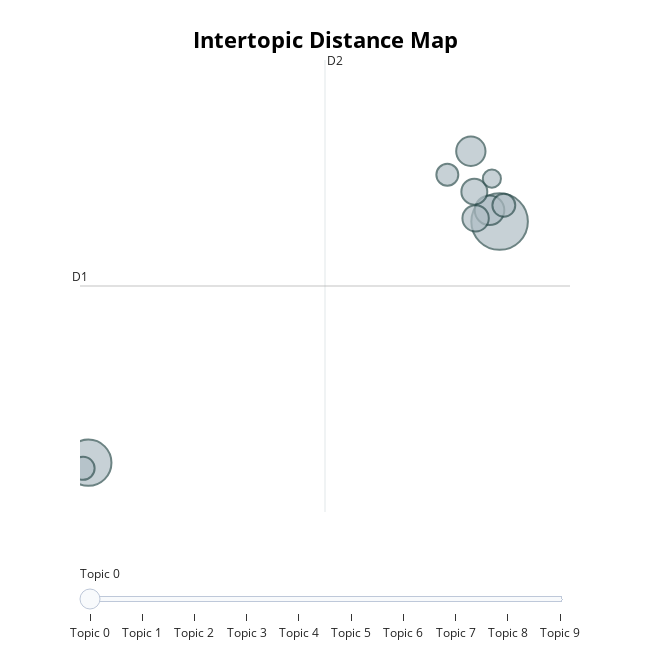

This figure's notebook cell:
### Code cell
model.visualize_topics()

### Figure 1 — Plotly figure (JSON) as saved in the notebook; plotly's stock layout.template omitted (floating-point values rounded to 4 significant figures)
{"data": [{"customdata": [[0, "firefighters | cal | palisadesfire | pacific | pacific palisades", 1094], [1, "trump wants | gavin newsom | disaster relief | trump | donald", 732], [2, "battery facility | battery plants | battery plant | largest battery | battery storage", 299], [3, "dangerous winds | gusty winds | potential rain | weather conditions | extreme weather", 294], [4, "hughes burning | hughesfire | burning near | hughes burns | hughes near", 238], [5, "fireaidla org | fireaid | fireaidla | fundraising | donated", 230], [6, "trump water | water trump | water policy | trump cr | targets water", 183], [7, "homes resistant | implementing law | law make | law | homeowners", 179], [8, "eaton altadena | southern edison | deadly eaton | eaton | eaton according", 165], [9, "vegetationfire | vegetationfire https | vegetation near | vegetation area | vegetation", 112]], "hovertemplate": "<b>Topic %{customdata[0]}</b><br>%{customdata[1]}<br>Size: %{customdata[2]}", "legendgroup": "", "marker": {"color": "#B0BEC5", "line": {"color": "DarkSlateGrey", "width": 2}, "size": [1094, 732, 299, 294, 238, 230, 183, 179, 165, 112], "sizemode": "area", "sizeref": 0.6837, "symbol": "circle"}, "mode": "markers", "name": "", "orientation": "v", "showlegend": false, "type": "scatter", "x": [19.05, 1.118, 18.61, 17.8, 18.01, 17.95, 0.8885, 19.24, 16.77, 18.72], "xaxis": "x", "y": [22.18, 12.24, 22.64, 25.08, 22.31, 23.41, 12.01, 22.85, 24.11, 23.95], "yaxis": "y"}], "layout": {"annotations": [{"showarrow": false, "text": "D1", "x": 0.7552, "y": 19.52, "yshift": 10}, {"showarrow": false, "text": "D2", "x": 11.44, "xshift": 10, "y": 28.84}], "height": 650, "hoverlabel": {"bgcolor": "white", "font": {"family": "Rockwell", "size": 16}}, "legend": {"itemsizing": "constant", "tracegroupgap": 0}, "margin": {"t": 60}, "shapes": [{"line": {"color": "#CFD8DC", "width": 2}, "type": "line", "x0": 11.44, "x1": 11.44, "y0": 10.21, "y1": 28.84}, {"line": {"color": "#9E9E9E", "width": 2}, "type": "line", "x0": 0.7552, "x1": 22.12, "y0": 19.52, "y1": 19.52}], "sliders": [{"active": 0, "pad": {"t": 50}, "steps": [{"args": [{"marker.color": [["red", "#B0BEC5", "#B0BEC5", "#B0BEC5", "#B0BEC5", "#B0BEC5", "#B0BEC5", "#B0BEC5", "#B0BEC5", "#B0BEC5"]]}], "label": "Topic 0", "method": "update"}, {"args": [{"marker.color": [["#B0BEC5", "red", "#B0BEC5", "#B0BEC5", "#B0BEC5", "#B0BEC5", "#B0BEC5", "#B0BEC5", "#B0BEC5", "#B0BEC5"]]}], "label": "Topic 1", "method": "update"}, {"args": [{"marker.color": [["#B0BEC5", "#B0BEC5", "red", "#B0BEC5", "#B0BEC5", "#B0BEC5", "#B0BEC5", "#B0BEC5", "#B0BEC5", "#B0BEC5"]]}], "label": "Topic 2", "method": "update"}, {"args": [{"marker.color": [["#B0BEC5", "#B0BEC5", "#B0BEC5", "red", "#B0BEC5", "#B0BEC5", "#B0BEC5", "#B0BEC5", "#B0BEC5", "#B0BEC5"]]}], "label": "Topic 3", "method": "update"}, {"args": [{"marker.color": [["#B0BEC5", "#B0BEC5", "#B0BEC5", "#B0BEC5", "red", "#B0BEC5", "#B0BEC5", "#B0BEC5", "#B0BEC5", "#B0BEC5"]]}], "label": "Topic 4", "method": "update"}, {"args": [{"marker.color": [["#B0BEC5", "#B0BEC5", "#B0BEC5", "#B0BEC5", "#B0BEC5", "red", "#B0BEC5", "#B0BEC5", "#B0BEC5", "#B0BEC5"]]}], "label": "Topic 5", "method": "update"}, {"args": [{"marker.color": [["#B0BEC5", "#B0BEC5", "#B0BEC5", "#B0BEC5", "#B0BEC5", "#B0BEC5", "red", "#B0BEC5", "#B0BEC5", "#B0BEC5"]]}], "label": "Topic 6", "method": "update"}, {"args": [{"marker.color": [["#B0BEC5", "#B0BEC5", "#B0BEC5", "#B0BEC5", "#B0BEC5", "#B0BEC5", "#B0BEC5", "red", "#B0BEC5", "#B0BEC5"]]}], "label": "Topic 7", "method": "update"}, {"args": [{"marker.color": [["#B0BEC5", "#B0BEC5", "#B0BEC5", "#B0BEC5", "#B0BEC5", "#B0BEC5", "#B0BEC5", "#B0BEC5", "red", "#B0BEC5"]]}], "label": "Topic 8", "method": "update"}, {"args": [{"marker.color": [["#B0BEC5", "#B0BEC5", "#B0BEC5", "#B0BEC5", "#B0BEC5", "#B0BEC5", "#B0BEC5", "#B0BEC5", "#B0BEC5", "red"]]}], "label": "Topic 9", "method": "update"}]}], "title": {"font": {"color": "Black", "size": 22}, "text": "<b>Intertopic Distance Map</b>", "x": 0.5, "xanchor": "center", "y": 0.95, "yanchor": "top"}, "width": 650, "xaxis": {"anchor": "y", "domain": [0, 1], "range": [0.7552, 22.12], "title": {"text": ""}, "visible": false}, "yaxis": {"anchor": "x", "domain": [0, 1], "range": [10.21, 28.84], "title": {"text": ""}, "visible": false}}}
